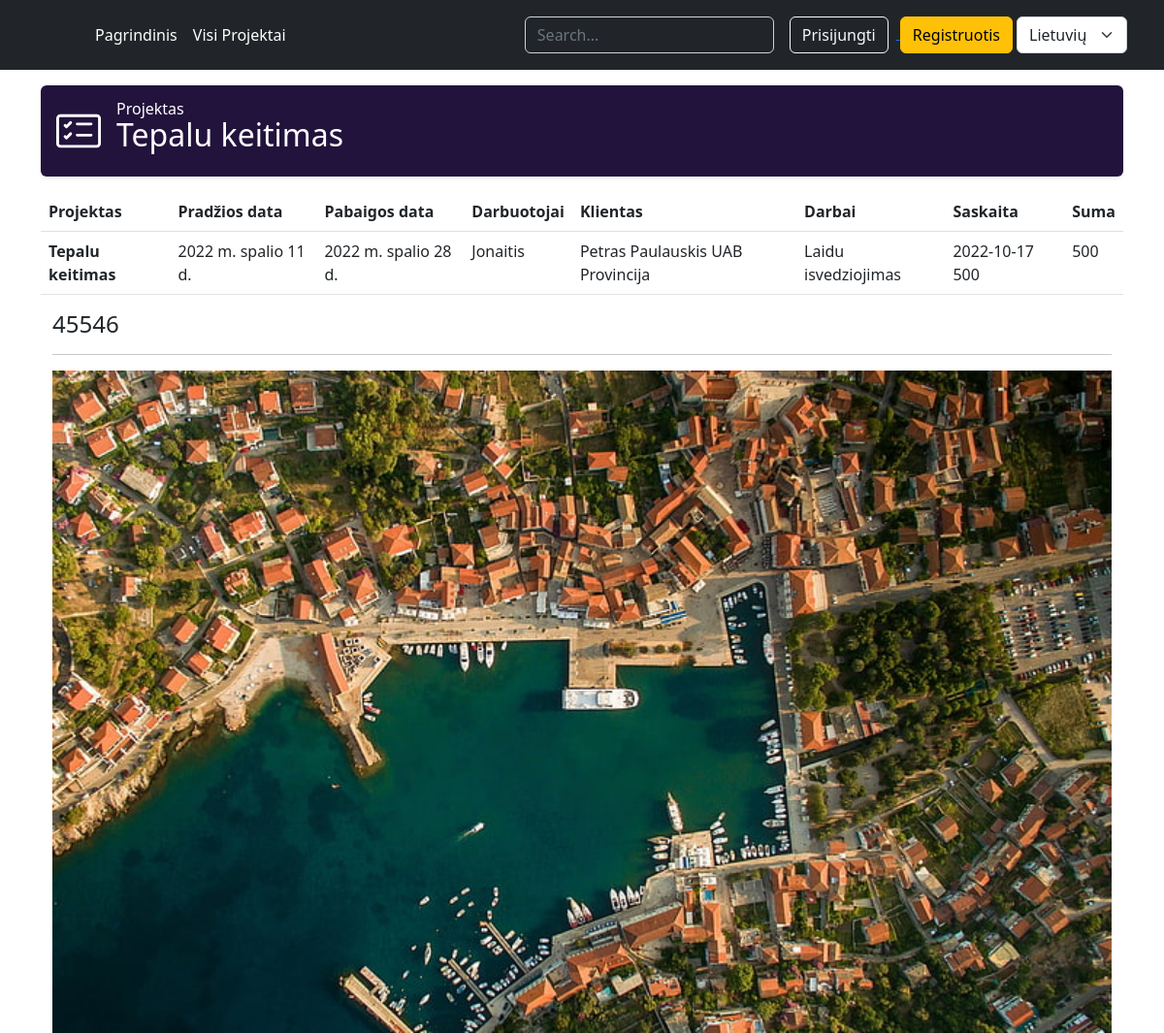
The page /projektai/6 on the database its author committed.
### projektai/models.py (models this page shows, shortened)
class Projektas(models.Model):
    pavadinimas = models.CharField(_('Pavadinimas'), max_length=20)
    pradzios_data=models.DateField(_("Pradžios data"))
    pabaigos_data = models.DateField(_("Pabaigos data"))
    klientas_id = models.ForeignKey('Klientas',on_delete=models.SET_NULL,null=True)
    vadovas_user= models.ForeignKey(User,on_delete=models.SET_NULL,null=True)
    darbuotojas_id = models.ForeignKey("Darbuotojas",on_delete=models.SET_NULL,null=True)
    darbas_id = models.ForeignKey("Darbas",on_delete=models.SET_NULL,null=True)
    saskaita_id = models.ForeignKey("Saskaita",on_delete=models.SET_NULL,null=True)
    nuotrauka = models.ImageField(_('Viršelis'), upload_to='projekto_virseliai', null=True)
    aprasymas = HTMLField(_('Aprasymas'), null=True)
    class Meta:
        verbose_name = _("Projektas")
        verbose_name_plural = _('Projektai')
        ordering = ['pradzios_data',]

class Darbuotojas(models.Model):
    vardas = models.CharField(_("Vardas"), max_length=20)
    pavarde = models.CharField(_("Pavardė"), max_length=20)
    pareigos = models.CharField(_("Pareigos"), max_length=20)
    class Meta:
        verbose_name = _("Darbuotojas")
        verbose_name_plural = _('Darbuotojai')

class Klientas(models.Model):
    vardas = models.CharField(_("Vardas"), max_length=20)
    pavarde = models.CharField(_("Pavardė"), max_length=20)
    imone = models.CharField(_("Įmonė"), max_length=20)
    kontaktai = models.TextField(_("Kontaktai"), max_length=500)
    class Meta:
        verbose_name = _("Klientas")
        verbose_name_plural = _('Klientai')
    def __str__(self):
        return f"{self.vardas} {self.pavarde} {self.imone}"

class Darbas(models.Model):
    pavadinimas = models.CharField(_("Pavadinimas"), max_length=20)
    pastabos = models.CharField(_("Pastabos"), max_length=200)
    class Meta:
        verbose_name = _("Darbas")
        verbose_name_plural = _('Darbai')

class Saskaita(models.Model):
    israsymo_data = models.DateField(_("Išrašymo data"))
    suma = models.PositiveIntegerField(_("Suma"))
    class Meta:
        verbose_name = _("Saskaita")
        verbose_name_plural = _('Saskaitos')
    def __str__(self):
        return f"{self.israsymo_data} {self.suma} "

### projektai/views.py (the view)
# urls.py: path('projektai/<int:projektas_id>', views.projektasView, name="projektas"),
def projektasView(request, projektas_id):
    vienas_projektas = get_object_or_404(Projektas, pk=projektas_id)
    return render(request,'projektas.html',{'projektas':vienas_projektas})

### templates/projektas.html (shortened to what this page needs)
{% extends 'base.html' %}
{% block content %}
{% load i18n %}
<div class="d-flex align-items-center p-3 my-3 text-white bg-purple rounded shadow-sm">
    <div class="lh-1">
      <h1 class="h6 mb-0 text-white lh-1">Projektas</h1>
      <h2>{{ projektas.pavadinimas }}</h2>
    </div>
  </div>
<table class="table table-hover">
  <thead>
    <tr>
      <th scope="col">Projektas</th>
      <th scope="col">Pradžios data</th>
      <th scope="col">Pabaigos data</th>
      <th scope="col">Darbuotojai</th>
      <th scope="col">Klientas</th>
      <th scope="col">Darbai</th>
      <th scope="col">Saskaita</th>
      <th scope="col">Suma</th>
    </tr>
  </thead>
  <tbody>
    <tr>
      <th scope="row">{{projektas.pavadinimas}}</th>
      <td>{{projektas.pradzios_data}}</td>
      <td>{{projektas.pabaigos_data}}</td>
      <td>{{projektas.darbuotojas_id.pavarde}}</td>
      <td>{{projektas.klientas_id}}</td>
      <td>{{projektas.darbas_id.pavadinimas}}</td>
      <td>{{projektas.saskaita_id}}</td>
        <td>{{projektas.saskaita_id.suma}}</td>
    </tr>
  </tbody>
</table>
<div class="container author">
{% load static %}
    <h4> {{ projektas.aprasymas | safe }}</h4>
    <hr/>
     {% if projektas.nuotrauka %}
              <th><img src="{{ projektas.nuotrauka.url }}" class="card-img-top"></th>
            {% else %}
             <th> <img src="{% static 'no-image.jpg' %}" class="card-img-top"></th>
            {% endif %}
    </div>
{% endblock %}

### projektai/static/css/style.css (style rules this page uses)
html, body { overflow-x: hidden; }
.bg-purple { background-color: #22133c; }
.bi { vertical-align: -.125em; fill: currentColor; }

### rows shown on the page
Projektas: pavadinimas "Tepalu keitimas", pradzios_data "2022 m. spalio 11 d.", pabaigos_data "2022 m. spalio 28 d.", darbuotojas_id.pavarde "Jonaitis", klientas_id "Petras Paulauskis UAB Provincija", darbas_id.pavadinimas "Laidu isvedziojimas", saskaita_id "2022-10-17 500", saskaita_id.suma "500", aprasymas "45546", nuotrauka (picture)

### other values the page prints
form field language "Lietuvių"
